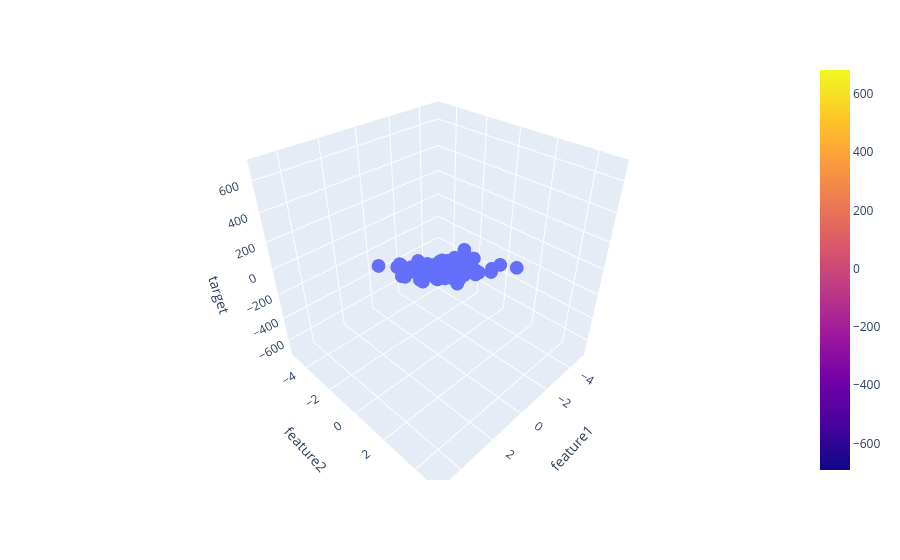

Write notebook code for a chart like this one.
### Code cell
import numpy as np
import plotly.express as px
import plotly.graph_objects as go

x = np.linspace(-5, 5, 10)
y = np.linspace(-5, 5, 10)

xGrid, yGrid = np.meshgrid(x, y)

final = np.c_[xGrid.ravel(), yGrid.ravel()]

z = model.predict(final).reshape(10, 10)

fig = px.scatter_3d(data, x='feature1', y='feature2', z='target')

fig.add_trace(go.Surface(x=x, y=y, z=z))

fig.show()
